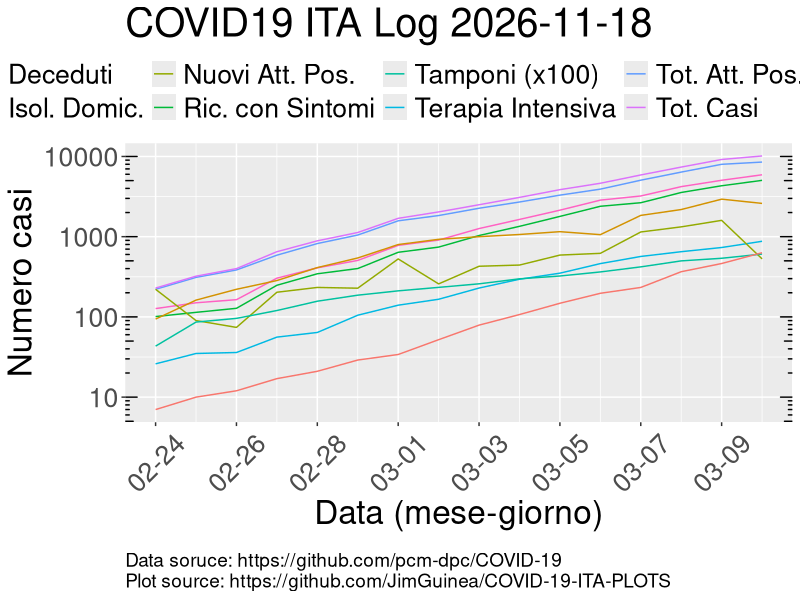
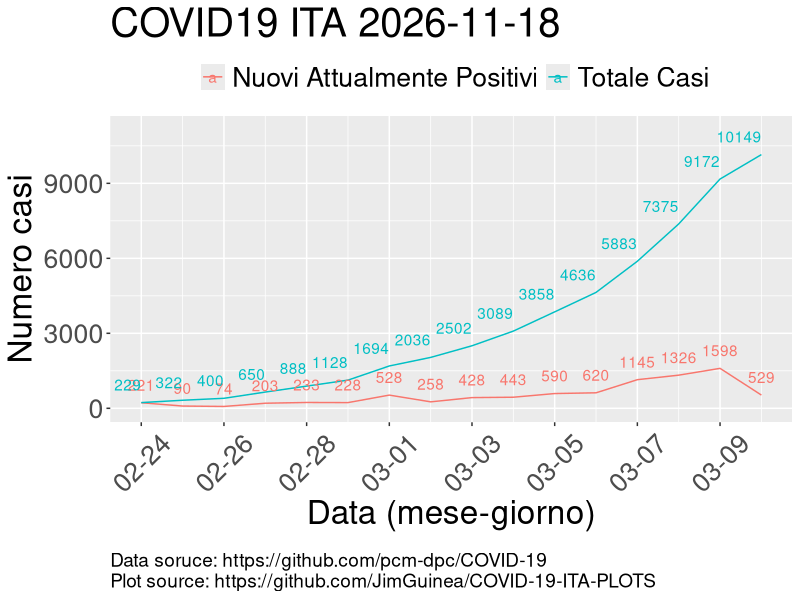
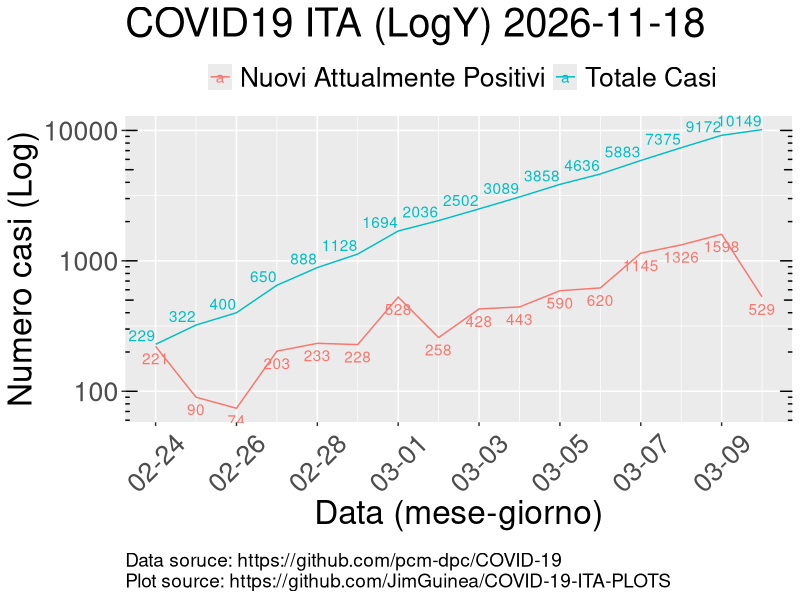

The R source for these figures, in order: (Note: this script raises an error after producing the figures.)
## ---- chunk 1
actual_date<-Sys.Date()

date_strings = c(as.Date("2020-02-24"), actual_date)
datetimes = strptime(date_strings, format = "%Y-%m-%d") 
datetimes
days = difftime(as.Date(datetimes[2]), as.Date(datetimes[1]), units = c("days")) # days
days

fontsize=24
## ---- chunk 2

library(readr)
library(gridExtra)
library(grid)

df <- read_csv("dpc-covid19-ita-andamento-nazionale.csv", col_types = cols(data = col_date(format = "%Y-%m-%d %H:%M:%S"))) 

df_reg <- read_csv("dpc-covid19-ita-regioni.csv", col_types = cols(data = col_date(format = "%Y-%m-%d %H:%M:%S"))) 

df_prov <- read_csv("dpc-covid19-ita-province.csv", col_types = cols(data = col_date(format = "%Y-%m-%d %H:%M:%S"))) 


df 
## ---- chunk 3
df_linea <- data.frame(a = c(0,1000),b= 0.704)
## ---- chunk 4
library(ggplot2)
plot_title_ITA_Log <- paste("COVID19 ITA Log", actual_date)

slope<- 0.0322*4/(4*365+1)
int <- 18316 -slope*as.integer(df[1,]$data)

plot_ITA_All_Log<- ggplot(df, aes(data, totale_casi)) + 
  geom_line(aes(y = ricoverati_con_sintomi, colour = "Ric. con Sintomi")) +
  geom_line(aes(y = terapia_intensiva, colour = "Terapia Intensiva")) + 
  geom_line(aes(y = totale_ospedalizzati, colour = "Tot. Osp.")) +
  geom_line(aes(y = isolamento_domiciliare, colour = "Isol. Domic.")) +
  geom_line(aes(y = totale_attualmente_positivi, colour = "Tot. Att. Pos.")) +
  geom_line(aes(y = nuovi_attualmente_positivi, colour = "Nuovi Att. Pos.")) +
  geom_line(aes(y = totale_casi, colour = "Tot. Casi")) +
  geom_line(aes(y = tamponi/100, colour = "Tamponi (x100)")) +
  geom_line(aes(y = deceduti, colour = "Deceduti")) +
  scale_x_date(date_breaks = "2 day", date_labels = "%m-%d")+
  theme(axis.text.x=element_text(angle=45, vjust=0.5), legend.position = "top",text=element_text(size=fontsize))+
  labs(color = "",y="Numero casi", x = "Data (mese-giorno)", title = plot_title_ITA_Log)+
  scale_y_log10()+
  geom_abline(a=15, b=15, col="blue")+
  annotation_logticks(sides="lr") +
  labs(caption="Data soruce: https://github.com/pcm-dpc/COVID-19 \nPlot source: https://github.com/JimGuinea/COVID-19-ITA-PLOTS") +
  theme(plot.caption=element_text(size=fontsize/1.75, hjust=0, margin=margin(15,0,0,0)))
plot_ITA_All_Log
## ---- chunk 5
plot_title_ITA <- paste("COVID19 ITA", actual_date)

plot_ITA<- ggplot(df) + 
  geom_line(aes(y = nuovi_attualmente_positivi, x=data, colour = "Nuovi Attualmente Positivi")) +
  geom_line(aes(y = totale_casi,x=data, colour = "Totale Casi")) +
  scale_x_date(date_breaks = "2 day", date_labels = "%m-%d")+
  geom_text(aes(y = nuovi_attualmente_positivi,x=data,label = round(nuovi_attualmente_positivi, 1), vjust = -1, hjust =0.5 , show.legend = FALSE, colour="Nuovi Attualmente Positivi"))+
  geom_text(aes(y = totale_casi,x=data,label = round(totale_casi, 1), vjust = -1, hjust = 1, show.legend = FALSE, colour="Totale Casi"))+
  ylim(c(0,max(df$totale_casi+1000)))+
  theme(axis.text.x=element_text(angle=45, vjust=0.5), legend.position = "top",text=element_text(size=fontsize))+
  labs(color = "", y="Numero casi", x = "Data (mese-giorno)", title = plot_title_ITA)+
  labs(caption="Data soruce: https://github.com/pcm-dpc/COVID-19 \nPlot source: https://github.com/JimGuinea/COVID-19-ITA-PLOTS") +
  theme(plot.caption=element_text(size=fontsize/1.75, hjust=0, margin=margin(15,0,0,0)))
plot_ITA
## ---- chunk 6
plot_title_ITA_Log <- paste("COVID19 ITA (LogY)", actual_date)

plot_ITA_Log<- ggplot(df) + 
  geom_line(aes(y = nuovi_attualmente_positivi, x=data, colour = "Nuovi Attualmente Positivi")) +
  geom_line(aes(y = totale_casi,x=data, colour = "Totale Casi")) +
  scale_x_date(date_breaks = "2 day", date_labels = "%m-%d")+
  geom_text(aes(y = nuovi_attualmente_positivi,x=data,label = round(nuovi_attualmente_positivi, 1), vjust = 1.5, hjust =+0.5 , colour="Nuovi Attualmente Positivi"))+
  geom_text(aes(y = totale_casi,x=data,label = round(totale_casi, 1), vjust = -0.25, hjust = 1, show.legend = FALSE, colour="Totale Casi"))+
  ylim(c(0,max(df$totale_casi+1200)))+
  theme(axis.text.x=element_text(angle=45, vjust=0.5), legend.position = "top",text=element_text(size=fontsize))+
  labs(color = "", y="Numero casi (Log)", x = "Data (mese-giorno)", title = plot_title_ITA_Log)+
  scale_y_log10()+
  annotation_logticks(sides="lr")+
  labs(caption="Data soruce: https://github.com/pcm-dpc/COVID-19 \nPlot source: https://github.com/JimGuinea/COVID-19-ITA-PLOTS") +
  theme(plot.caption=element_text(size=fontsize/1.75, hjust=0, margin=margin(15,0,0,0)))
plot_ITA_Log
## ---- chunk 7
df_RAP <- NULL
## ---- chunk 8

ITA_POP <- 60480000
df_RAP <- data.frame(matrix(ncol = 8, nrow = days))
df_RAP_colnames <- c("data", "Deceduti/Tot Casi", "Tot Casi/Tamponi", "Tot Osp/Tot Casi", "Tot Casi/Pop Ita", "Tamponi/Pop Ita", "Terapia Int/Tot Casi", "Dimessi Guariti/Tot Casi" )
colnames(df_RAP) <- df_RAP_colnames
## ---- chunk 9
df_RAP[1] <- data.frame(df[1])
df_RAP[2]<- data.frame(df[10]/df[11])*100
df_RAP[3] <- data.frame(df[11]/df[12])*100
df_RAP[4]<- data.frame(df[5]/df[11])*100
df_RAP[5]<- data.frame(df[11]/ITA_POP)*100
df_RAP[6] <- data.frame(df[12]/ITA_POP)*100
df_RAP[7] <- data.frame(df[4]/df[11])*100
df_RAP[8] <- data.frame(df[9]/df[11])*100
colnames(df_RAP)[1:8] <- df_RAP_colnames
## ---- chunk 10
plot_title_ITA_rap <- paste("COVID19 ITA", actual_date)

plot_ITA_rap <- ggplot(df_RAP, aes(data, percentuale)) + 
  geom_line(aes(y = df_RAP$'Deceduti/Tot Casi', colour = 'Deceduti/Tot Casi')) +
  geom_line(aes(y = df_RAP$'Tot Casi/Tamponi', colour = 'Tot Casi/Tamponi')) +
  geom_line(aes(y = df_RAP$'Terapia Int/Tot Casi', colour = 'Terapia Int/Tot Casi')) +
  geom_line(aes(y = df_RAP$'Dimessi Guariti/Tot Casi', colour = 'Dimessi Guariti/Tot Casi'))+
  scale_x_date(date_breaks = "2 day", date_labels = "%m-%d")+
  theme(axis.text.x=element_text(angle=45, vjust=0.5), legend.position = "top",text=element_text(size=fontsize))+
  labs(color = "", y="Percentuale (%)", x = "Data (mese-giorno)", title = plot_title_ITA_rap)+
  labs(caption="Data soruce: https://github.com/pcm-dpc/COVID-19 \nPlot source: https://github.com/JimGuinea/COVID-19-ITA-PLOTS") +
  theme(plot.caption=element_text(size=fontsize/1.75, hjust=0, margin=margin(15,0,0,0)))
plot_ITA_rap
## ---- chunk 11
plot_POP_ITA_rap <- ggplot(df_RAP, aes(data, percentuale)) + 
  geom_line(aes(y = df_RAP$'Tot Casi/Pop Ita', colour = 'Tot Casi/Pop Ita'))+
  geom_line(aes(y = df_RAP$'Tamponi/Pop Ita', colour = 'Tamponi/Pop Ita'))+
  scale_x_date(date_breaks = "2 day", date_labels = "%m-%d")+
  theme(axis.text.x=element_text(angle=45, vjust=0.5), legend.position = "top",text=element_text(size=fontsize))+
  labs(color = "", y="Percentuale (%)", x = "Data (mese-giorno)", title = plot_title_ITA)+
  labs(caption="Data soruce: https://github.com/pcm-dpc/COVID-19 \nPlot source: https://github.com/JimGuinea/COVID-19-ITA-PLOTS") +
  theme(plot.caption=element_text(size=fontsize/1.75, hjust=0, margin=margin(15,0,0,0)))

plot_POP_ITA_rap
## ---- chunk 12

df_reg_lom <-subset(df_reg,denominazione_regione=='Lombardia', select = c('data','ricoverati_con_sintomi', 'terapia_intensiva','totale_ospedalizzati','isolamento_domiciliare','totale_attualmente_positivi', 'nuovi_attualmente_positivi','dimessi_guariti', 'deceduti', 'totale_casi','tamponi' ))

df_reg_tos <- subset(df_reg,denominazione_regione=='Toscana', select = c('data','ricoverati_con_sintomi', 'terapia_intensiva','totale_ospedalizzati','isolamento_domiciliare','totale_attualmente_positivi', 'nuovi_attualmente_positivi','dimessi_guariti', 'deceduti', 'totale_casi','tamponi' ))

df_reg_vda <- subset(df_reg,denominazione_regione=="Valle d'Aosta", select = c('data','ricoverati_con_sintomi', 'terapia_intensiva','totale_ospedalizzati','isolamento_domiciliare','totale_attualmente_positivi', 'nuovi_attualmente_positivi','dimessi_guariti', 'deceduti', 'totale_casi','tamponi' ))

df_reg_pie <- subset(df_reg,denominazione_regione=="Piemonte", select = c('data','ricoverati_con_sintomi', 'terapia_intensiva','totale_ospedalizzati','isolamento_domiciliare','totale_attualmente_positivi', 'nuovi_attualmente_positivi','dimessi_guariti', 'deceduti', 'totale_casi','tamponi' ))

df_reg_lig <- subset(df_reg,denominazione_regione=="Liguria", select = c('data','ricoverati_con_sintomi', 'terapia_intensiva','totale_ospedalizzati','isolamento_domiciliare','totale_attualmente_positivi', 'nuovi_attualmente_positivi','dimessi_guariti', 'deceduti', 'totale_casi','tamponi' ))

df_reg_lom 
df_reg_tos 
df_reg_vda
## ---- chunk 13

plot_title_REG_TotCasi<- paste("COVID19 ITA - Alcune Regioni - Totale Casi", actual_date)

plot_REG_TotCasi <-df_reg %>% subset(denominazione_regione %in% c('Toscana','Liguria','Veneto','Lombardia')) %>% ggplot(mapping= aes(x=data, y=totale_casi, color=denominazione_regione, label=totale_casi)) +
  geom_line()+
  #geom_text( vjust = -1, hjust =+0.5)+
  scale_x_date(date_breaks = "2 day", date_labels = "%m-%d")+
  scale_y_continuous(trans="log10", limits=c(NA,100000))+
  theme(axis.text.x=element_text(angle=45, vjust=0.5), legend.position = "top",text=element_text(size=fontsize))+
  labs(caption="Data soruce: https://github.com/pcm-dpc/COVID-19 \nPlot source: https://github.com/JimGuinea/COVID-19-ITA-PLOTS") +
  theme(plot.caption=element_text(size=fontsize/1.75, hjust=0, margin=margin(15,0,0,0)))+
  labs(color = "",y="Numero casi (Log)", x = "Data (mese-giorno)", title =plot_title_REG_TotCasi)+
  annotation_logticks(sides="lr")

plot_REG_TotCasi

## ---- chunk 14
plot_title_REG_Morti<- paste("COVID19 ITA - Alcune Regioni - Morti", actual_date)

plot_REG_Morti <-df_reg %>% subset(denominazione_regione %in% c('Toscana','Liguria','Veneto','Lombardia')) %>% ggplot(mapping= aes(x=data, y=deceduti, color=denominazione_regione, label=deceduti)) +
  geom_line()+
  geom_text( vjust = -1, hjust =+0.5)+
  scale_x_date(date_breaks = "2 day", date_labels = "%m-%d")+
  scale_y_continuous(trans="log10", limits=c(NA,10000))+
  theme(axis.text.x=element_text(angle=45, vjust=0.5), legend.position = "top",text=element_text(size=fontsize))+
  labs(caption="Data soruce: https://github.com/pcm-dpc/COVID-19 \nPlot source: https://github.com/JimGuinea/COVID-19-ITA-PLOTS") +
  theme(plot.caption=element_text(size=fontsize/1.75, hjust=0, margin=margin(15,0,0,0)))+
  labs(color = "",y="Numero casi (Log)", x = "Data (mese-giorno)", title =plot_title_REG_Morti)+
  annotation_logticks(sides="lr")

plot_REG_Morti
## ---- chunk 15
plot_title_REG_Tamponi<- paste("COVID19 ITA - Alcune Regioni - Tamponi", actual_date)

plot_REG_Tamponi <-df_reg %>% subset(denominazione_regione %in% c('Toscana','Liguria','Veneto','Lombardia')) %>% ggplot(mapping= aes(x=data, y=tamponi, color=denominazione_regione, label=tamponi)) +
  geom_line()+
  #geom_text( vjust = -1, hjust =+0.5)+
  scale_x_date(date_breaks = "2 day", date_labels = "%m-%d")+
  scale_y_continuous(trans="log10", limits=c(NA,100000))+
  theme(axis.text.x=element_text(angle=45, vjust=0.5), legend.position = "top",text=element_text(size=fontsize))+
  labs(caption="Data soruce: https://github.com/pcm-dpc/COVID-19 \nPlot source: https://github.com/JimGuinea/COVID-19-ITA-PLOTS") +
  theme(plot.caption=element_text(size=fontsize/1.75, hjust=0, margin=margin(15,0,0,0)))+
  labs(color = "",y="Numero casi (Log)", x = "Data (mese-giorno)", title =plot_title_REG_Tamponi)+
  annotation_logticks(sides="lr")

plot_REG_Tamponi
## ---- chunk 16
plot_title_REG_TerapiaInt<- paste("COVID19 ITA - Alcune Regioni - Terapia Intensiva", actual_date)

#source for subsetting: https://stackoverflow.com/questions/5680819/subset-a-data-frame-using-or-when-the-column-contains-a-factor

plot_REG_TerapiaInt <-df_reg %>% subset(denominazione_regione %in% c('Toscana','Liguria','Veneto','Lombardia')) %>% ggplot(mapping= aes(x=data, y=terapia_intensiva, color=denominazione_regione, label=terapia_intensiva)) +
  geom_line()+
  geom_text( vjust = -1, hjust =+0.5)+
  scale_x_date(date_breaks = "2 day", date_labels = "%m-%d")+
  scale_y_continuous(trans="log10", limits=c(NA,1200))+
  theme(axis.text.x=element_text(angle=45, vjust=0.5), legend.position = "top",text=element_text(size=fontsize))+
  labs(caption="Data soruce: https://github.com/pcm-dpc/COVID-19 \nPlot source: https://github.com/JimGuinea/COVID-19-ITA-PLOTS") +
  theme(plot.caption=element_text(size=fontsize/1.75, hjust=0, margin=margin(15,0,0,0)))+
  labs(color = "",y="Numero casi (Log)", x = "Data (mese-giorno)", title =plot_title_REG_TerapiaInt)+
  annotation_logticks(sides="lr")
plot_REG_TerapiaInt
## ---- chunk 17
plot_title_REG_NuoviCasi<- paste("COVID19 ITA - Alcune Regioni - Nuovi Attualmente Positivi", actual_date)

plot_REG_NuoviCasi <-df_reg %>% subset(denominazione_regione %in% c('Toscana','Liguria','Veneto','Lombardia')) %>% ggplot(mapping= aes(x=data, y=nuovi_attualmente_positivi, color=denominazione_regione, label=nuovi_attualmente_positivi)) +
  geom_line()+
  geom_text( vjust = -1, hjust =+0.5)+
  scale_x_date(date_breaks = "2 day", date_labels = "%m-%d")+
  scale_y_continuous(trans="log10", limits=c(NA,10000))+
  theme(axis.text.x=element_text(angle=45, vjust=0.5), legend.position = "top",text=element_text(size=fontsize))+
  labs(caption="Data soruce: https://github.com/pcm-dpc/COVID-19 \nPlot source: https://github.com/JimGuinea/COVID-19-ITA-PLOTS") +
  theme(plot.caption=element_text(size=fontsize/1.75, hjust=0, margin=margin(15,0,0,0)))+
  labs(color = "",y="Numero casi (Log)", x = "Data (mese-giorno)", title =plot_title_REG_NuoviCasi)+
  annotation_logticks(sides="lr")

plot_REG_NuoviCasi
## ---- chunk 18
plot_title_REG_TotaleAttPosCasi<- paste("COVID19 ITA - Alcune Regioni - Totale Attualmente Positivi", actual_date)

plot_REG_TotaleAttPosCasi <-df_reg %>% subset(denominazione_regione %in% c('Toscana','Liguria','Veneto','Lombardia')) %>% ggplot(mapping= aes(x=data, y=totale_attualmente_positivi, color=denominazione_regione, label=totale_attualmente_positivi)) +
  geom_line()+
  #geom_text( vjust = -1, hjust =+0.5)+
  scale_x_date(date_breaks = "2 day", date_labels = "%m-%d")+
  scale_y_continuous(trans="log10", limits=c(NA,100000))+
  theme(axis.text.x=element_text(angle=45, vjust=0.5), legend.position = "top",text=element_text(size=fontsize))+
  labs(caption="Data soruce: https://github.com/pcm-dpc/COVID-19 \nPlot source: https://github.com/JimGuinea/COVID-19-ITA-PLOTS") +
  theme(plot.caption=element_text(size=fontsize/1.75, hjust=0, margin=margin(15,0,0,0)))+
  labs(color = "",y="Numero casi (Log)", x = "Data (mese-giorno)", title =plot_title_REG_TotaleAttPosCasi)+
  annotation_logticks(sides="lr")
plot_REG_TotaleAttPosCasi
## ---- chunk 19
low_res_width =750
low_res_height =574

high_res_width =1024
high_res_height =768


jpeg("COVID19_ITA_plot_1.jpg", width = high_res_width, height =high_res_height)
plot_ITA_All_Log
dev.off()

jpeg("COVID19_ITA_plot_2.jpg", width = high_res_width, height =high_res_height)
plot_ITA
dev.off()

jpeg("COVID19_ITA_plot_3.jpg", width = high_res_width, height =high_res_height)
plot_ITA_Log
dev.off()

jpeg("COVID19_ITA_plot_4.jpg", width = high_res_width, height =high_res_height)
plot_ITA_rap
dev.off()

jpeg("COVID19_ITA_plot_5.jpg", width = high_res_width, height =high_res_height)
plot_POP_ITA_rap
dev.off()

jpeg("COVID19_ITA_REG_plot_1.jpg", width = high_res_width, height =high_res_height)
plot_REG_Morti
dev.off()

jpeg("COVID19_ITA_REG_plot_2.jpg", width = high_res_width, height =high_res_height)
  plot_REG_NuoviCasi
dev.off()

jpeg("COVID19_ITA_REG_plot_3.jpg", width = high_res_width, height =high_res_height)
  plot_REG_Tamponi
dev.off()

jpeg("COVID19_ITA_REG_plot_4.jpg", width = high_res_width, height =high_res_height)
  plot_REG_TerapiaInt
dev.off()

jpeg("COVID19_ITA_REG_plot_5.jpg", width = high_res_width, height =high_res_height)
plot_REG_TotaleAttPosCasi
dev.off()
